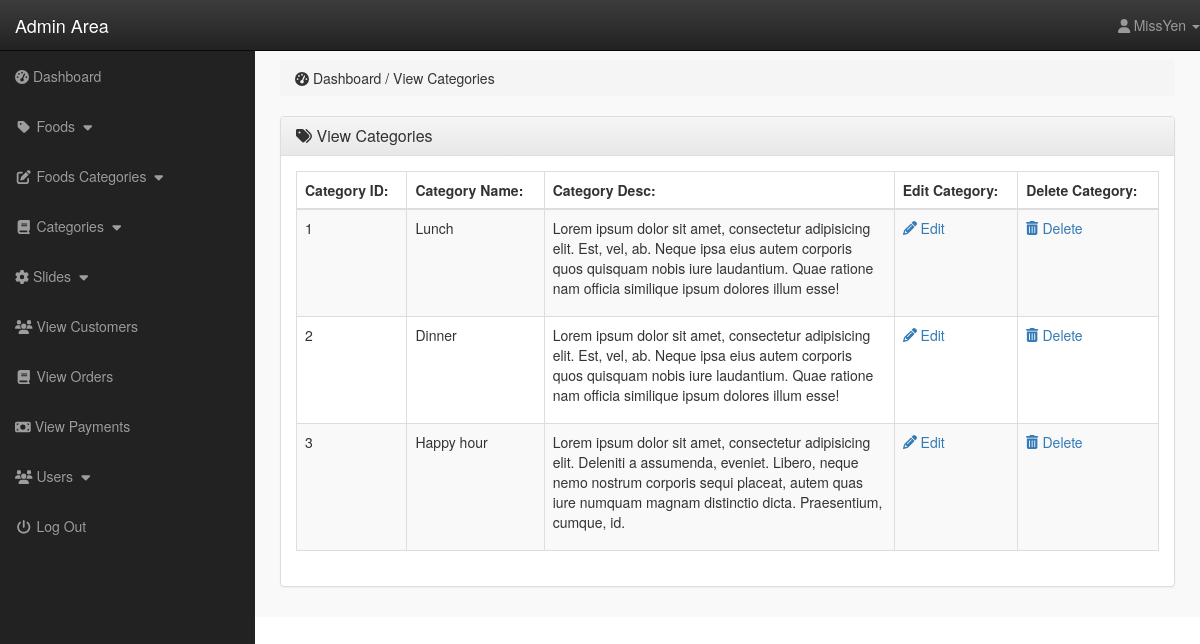
/admin_area/index.php?view_cat (signed in), run on the app's committed database.
### tables this page shows
CREATE TABLE `categories` (
  `cat_id` int(10) NOT NULL,
  `cat_name` text NOT NULL,
  `cat_desc` text NOT NULL
);

### admin_area/view_cat.php (the view, shortened to what this page needs)
<?php
    if(!isset($_SESSION['admin_email'])){
        echo "<script>window.open('../login.php','_self')</script>";
    }else{
?>
<div class="row">
	<div class="col-lg-12">
		<ol class="breadcrumb">
			<li>
				<i class="fa fa-tachometer-alt"></i> Dashboard / View Categories
			</li>
		</ol>
	</div>
</div>
<div class="row">
	<div class="col-lg-12">
		<div class="panel panel-default">
			<div class="panel-heading">
				<h3 class="panel-title">
					<i class="fa fa-tags"></i> View Categories
				</h3>
			</div>
			<div class="panel-body">
				<div class="table-responsive">
					<table class="table table-hover table-striped table-bordered">
						<thead>
							<tr>
								<th> Category ID: </th>
								<th> Category Name: </th>
								<th> Category Desc: </th>
								<th> Edit Category: </th>
								<th> Delete Category: </th>
							</tr>
						</thead>
						<tbody>
							<?php
							$get_cat = "select * from categories";
							$run_cat = mysqli_query($conn,$get_cat);
							while($row_cat=mysqli_fetch_array($run_cat)){
								$cat_id = $row_cat['cat_id'];
								$cat_name = $row_cat['cat_name'];
								$cat_desc = $row_cat['cat_desc'];
							?>
							<tr>
								<td><?php echo $cat_id; ?></td>
								<td><?php echo $cat_name; ?></td>
								<td width="350"><?php echo $cat_desc; ?></td>
								<td>
									<a href="index.php?edit_cat=<?php echo $cat_id; ?>">
										<i class="fa fa-pencil-alt"></i> Edit
									</a>
								</td>
								<td>
									<a href="index.php?delete_cat=<?php echo $cat_id; ?>">
										<i class="fa fa-trash-alt"></i> Delete
									</a>
								</td>
							</tr>
							<?php } ?>
						</tbody>
					</table>
				</div>
			</div>
		</div>
	</div>
</div>
<?php } ?>

### admin_area/includes/sidebar.php (shortened to what this page needs)
<?php
    if(!isset($_SESSION['admin_email'])){
        echo "<script>window.open('../login.php','_self')</script>";
    }else{
?>
<nav class="navbar navbar-inverse navbar-fixed-top">
    <div class="navbar-header">
        <a href="index.php?dashboard" class="navbar-brand">Admin Area</a>
    </div>
    <ul class="nav navbar-right top-nav">
        <li class="dropdown">
            <a href="#" class="dropdown-toggle" data-toggle="dropdown">
                <i class="fa fa-user"></i> <?php echo $admin_name; ?> <b class="caret"></b>
            </a>
        </li>
    </ul>
    <div class="collapse navbar-collapse navbar-ex1-collapse">
        <ul class="nav navbar-nav side-nav">
            <li>
                <a href="index.php?dashboard">
                    <i class="fas fa-tachometer-alt"></i> Dashboard
                </a>
            </li>
            <li>
                <a href="#" data-toggle="collapse" data-target="#products">
                    <i class="fa fa-fw fa-tag"></i> Foods
                    <i class="fa fa-fw fa-caret-down"></i>
                </a>
            </li>
            <li>
                <a href="#" data-toggle="collapse" data-target="#p_cat">
                    <i class="fa fa-fw fa-edit"></i> Foods Categories
                    <i class="fa fa-fw fa-caret-down"></i>
                </a>
            </li>
            <li>
                <a href="#" data-toggle="collapse" data-target="#cat">
                    <i class="fa fa-fw fa-book"></i> Categories
                    <i class="fa fa-fw fa-caret-down"></i>
                </a>
            </li>
            <li>
                <a href="#" data-toggle="collapse" data-target="#slides">
                    <i class="fas fa-cog"></i> Slides
                    <i class="fa fa-fw fa-caret-down"></i>
                </a>
            </li>
            <li>
                <a href="index.php?view_customers">
                    <i class="fa fa-fw fa-users"></i> View Customers
                </a>
            </li>
            <li>
                <a href="index.php?view_orders">
                    <i class="fa fa-fw fa-book"></i> View Orders
                </a>
            </li>
            <li>
                <a href="index.php?view_payments">
                    <i class="fas fa-money-bill"></i> View Payments
                </a>
            </li>
            <li>
                <a href="#" data-toggle="collapse" data-target="#users">
                    <i class="fa fa-fw fa-users"></i> Users
                    <i class="fa fa-fw fa-caret-down"></i>
                </a>
            </li>
            <li>
                <a href="logout.php">
                    <i class="fa fa-fw fa-power-off"></i> Log Out
                </a>
            </li>
        </ul>
    </div>
</nav>
<?php } ?>

### admin_area/css/style_admin.css (style rules this page uses)
body { margin-top: 100px; }
@media (min-width: 768px) { body { margin-top: 50px; } }
.top-nav { 0 15px; }
.top-nav>li { float: left; display: inline-block; }
.top-nav>li>a { color: #999999; line-height: 20px; padding-top: 15px; padding-bottom: 15px; }
@media (min-width: 768px) { .side-nav { position: fixed; top: 51px; bottom: 0; width: 255px; overflow-y: auto; overflow-x: hidden; background-color: #222222; padding-bottom: 40px; border-radius: 0; } }
@media (min-width: 768px) { .side-nav>li>a { width: 255px; } }
.panel-body { border-radius: 5px; }

### data on the page
categories: cat_id "1", cat_name "Lunch", cat_desc "Lorem ipsum dolor sit amet, consectetur adipisicing elit. Est, vel, ab. Neque ipsa eius autem corporis quos quisquam nobis iure laudantium. Quae ratione nam officia similique ipsum dolores illum esse!"
categories: cat_id "2", cat_name "Dinner", cat_desc "Lorem ipsum dolor sit amet, consectetur adipisicing elit. Est, vel, ab. Neque ipsa eius autem corporis quos quisquam nobis iure laudantium. Quae ratione nam officia similique ipsum dolores illum esse!"
categories: cat_id "3", cat_name "Happy hour", cat_desc "Lorem ipsum dolor sit amet, consectetur adipisicing elit. Deleniti a assumenda, eveniet. Libero, neque nemo nostrum corporis sequi placeat, autem quas iure numquam magnam distinctio dicta. Praesentium, cumque, id."

### other printed values
$admin_name "MissYen"
